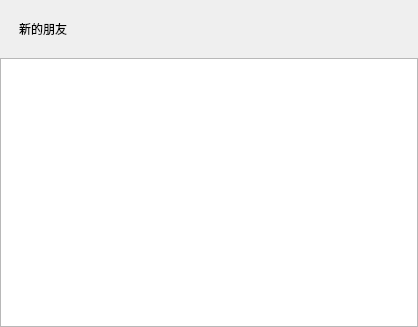
<?xml version="1.0" encoding="UTF-8"?>
<ui version="4.0">
 <class>ApplyFriendPage</class>
 <widget class="QWidget" name="ApplyFriendPage">
  <property name="geometry">
   <rect>
    <x>0</x>
    <y>0</y>
    <width>418</width>
    <height>327</height>
   </rect>
  </property>
  <property name="windowTitle">
   <string>Form</string>
  </property>
  <layout class="QVBoxLayout" name="verticalLayout">
   <property name="spacing">
    <number>0</number>
   </property>
   <property name="leftMargin">
    <number>0</number>
   </property>
   <property name="topMargin">
    <number>0</number>
   </property>
   <property name="rightMargin">
    <number>0</number>
   </property>
   <property name="bottomMargin">
    <number>0</number>
   </property>
   <item>
    <widget class="QWidget" name="friend_apply_wid" native="true">
     <layout class="QHBoxLayout" name="horizontalLayout">
      <item>
       <spacer name="horizontalSpacer">
        <property name="orientation">
         <enum>Qt::Horizontal</enum>
        </property>
        <property name="sizeType">
         <enum>QSizePolicy::Fixed</enum>
        </property>
        <property name="sizeHint" stdset="0">
         <size>
          <width>10</width>
          <height>20</height>
         </size>
        </property>
       </spacer>
      </item>
      <item>
       <widget class="QLabel" name="label">
        <property name="minimumSize">
         <size>
          <width>0</width>
          <height>40</height>
         </size>
        </property>
        <property name="maximumSize">
         <size>
          <width>16777215</width>
          <height>40</height>
         </size>
        </property>
        <property name="text">
         <string>新的朋友</string>
        </property>
       </widget>
      </item>
     </layout>
    </widget>
   </item>
   <item>
    <widget class="QWidget" name="Widget_2" native="true">
     <layout class="QVBoxLayout" name="verticalLayout_2">
      <property name="spacing">
       <number>0</number>
      </property>
      <property name="leftMargin">
       <number>0</number>
      </property>
      <property name="topMargin">
       <number>0</number>
      </property>
      <property name="rightMargin">
       <number>0</number>
      </property>
      <property name="bottomMargin">
       <number>0</number>
      </property>
      <item>
       <widget class="ApplyFriendList" name="apply_friend_list"/>
      </item>
     </layout>
    </widget>
   </item>
  </layout>
 </widget>
 <customwidgets>
  <customwidget>
   <class>ApplyFriendList</class>
   <extends>QListWidget</extends>
   <header location="global">applyfriendlist.h</header>
  </customwidget>
 </customwidgets>
 <resources/>
 <connections/>
</ui>
